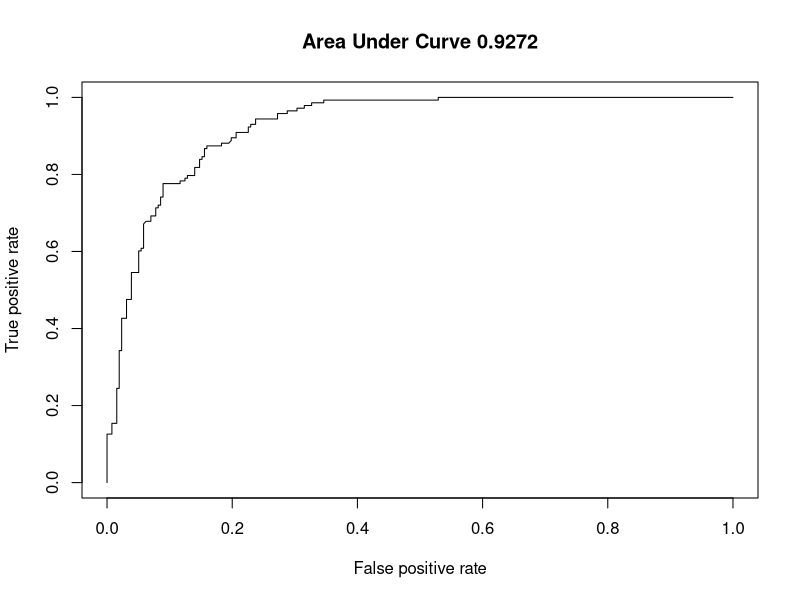

This chart was generated by the following R code:
# reading the csv file
purchase_input = as.data.frame(read.csv("User_Data.csv"))

# printing first few rows of the data frame
head(purchase_input)
sum(purchase_input$Purchased)

# fitting the logistic regression model by using glm function
Purchase_logistic1 = glm(Purchased ~ Gender + Age + EstimatedSalary,
 				data = purchase_input, family = binomial(link = "logit"))
summary(Purchase_logistic1)

Purchase_logistic2 = glm(Purchased~ Age + EstimatedSalary, 
				data = purchase_input, family = binomial(link = "logit"))
summary(Purchase_logistic2)


result = predict(Purchase_logistic2, type = "response")
head(result)

library(ROCR)

predobj = prediction(result, purchase_input$Purchased)
rocobj = performance(predobj, measure = "tpr", x.measure = "fpr")
aucobj = performance(predobj, measure = "auc")
aucobj
plot(rocobj, main = paste("Area Under Curve", round(aucobj@y.values[[1]], 4)))
